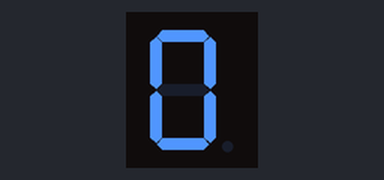
This sketch was run on a simulated Arduino Uno, built with avr-gcc and run on an emulated ATmega328P. Shown: 1-digit seven-segment display. Wiring (inferred from the names in the program): 1-digit 7-segment display, segments lit when HIGH: segments pin 13, pin 12, pin 11, pin 10, pin 9, pin 8, pin 7. The segment pins are drawn as the display they are named for.

Above: at 0.1 s.
At 10.1 s:
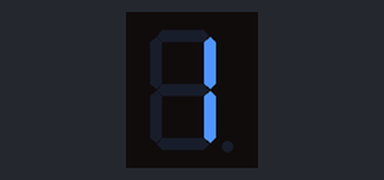
At 30.1 s:
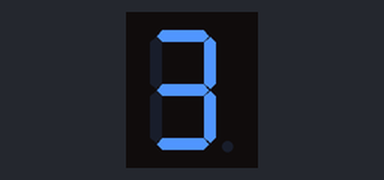
At 60.1 s:
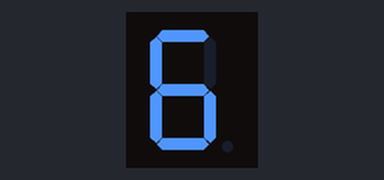
At 90.1 s:
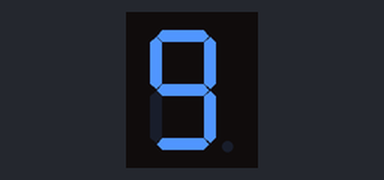
At 120.1 s:
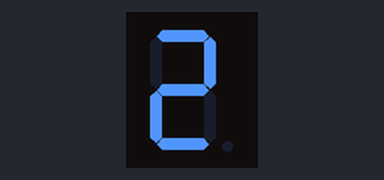

Measured:
- what the display in image 1 shows lasts 10.0 s, from 10.0 s to 20.0 s

The sketch:

DISPLAY_7_SEGMENTOS.ino
```cpp
//VARIABLES PARA ENCENDIDO DE LEDS NUMEROS EN UN DISPLAY DE 7 SEGMENTOS
int a = 13;
int b = 12;
int c = 11;
int d = 10;
int e = 9;
int f = 8;
int g = 7;

void setup() {
  // put your setup code here, to run once:
  pinMode(a, OUTPUT);
  pinMode(b, OUTPUT);
  pinMode(c, OUTPUT);
  pinMode(d, OUTPUT);
  pinMode(e, OUTPUT);
  pinMode(f, OUTPUT);
  pinMode(g, OUTPUT);
}

void loop() {
  // MANESILLAS DEL RELOJ
  //Numero 0
  digitalWrite(a,HIGH);
  digitalWrite(b,HIGH);
  digitalWrite(c,HIGH);
  digitalWrite(d,HIGH);
  digitalWrite(e,HIGH);
  digitalWrite(f,HIGH);
  digitalWrite(g,LOW);
  delay(10000);//esperar 1 segundo
  //Numero 1
  digitalWrite(a,LOW);
  digitalWrite(b,HIGH);
  digitalWrite(c,HIGH);
  digitalWrite(d,LOW);
  digitalWrite(e,LOW);
  digitalWrite(f,LOW);
  digitalWrite(g,LOW);
  delay(10000);//esperar 1 segundo
  //Numero 2
  digitalWrite(a,HIGH);
  digitalWrite(b,HIGH);
  digitalWrite(c,LOW);
  digitalWrite(d,HIGH);
  digitalWrite(e,HIGH);
  digitalWrite(f,LOW);
  digitalWrite(g,HIGH);
  delay(10000);//esperar 1 segundo
  //Numero 3
  digitalWrite(a,HIGH);
  digitalWrite(b,HIGH);
  digitalWrite(c,HIGH);
  digitalWrite(d,HIGH);
  digitalWrite(e,LOW);
  digitalWrite(f,LOW);
  digitalWrite(g,HIGH);
  delay(10000);//esperar 1 segundo
  //Numero 4
  digitalWrite(a,LOW);
  digitalWrite(b,HIGH);
  digitalWrite(c,HIGH);
  digitalWrite(d,LOW);
  digitalWrite(e,LOW);
  digitalWrite(f,HIGH);
  digitalWrite(g,HIGH);
  delay(10000);//esperar 1 segundo
   //Numero 5
  digitalWrite(a,HIGH);
  digitalWrite(b,LOW);
  digitalWrite(c,HIGH);
  digitalWrite(d,HIGH);
  digitalWrite(e,LOW);
  digitalWrite(f,HIGH);
  digitalWrite(g,HIGH);
  delay(10000);//esperar 1 segundo
   //Numero 6
  digitalWrite(a,HIGH);
  digitalWrite(b,LOW);
  digitalWrite(c,HIGH);
  digitalWrite(d,HIGH);
  digitalWrite(e,HIGH);
  digitalWrite(f,HIGH);
  digitalWrite(g,HIGH);
  delay(10000);//esperar 1 segundo
   //Numero 7
  digitalWrite(a,HIGH);
  digitalWrite(b,HIGH);
  digitalWrite(c,HIGH);
  digitalWrite(d,LOW);
  digitalWrite(e,LOW);
  digitalWrite(f,LOW);
  digitalWrite(g,LOW);
  delay(10000);//esperar 1 segundo
  //Numero 8
  digitalWrite(a,HIGH);
  digitalWrite(b,HIGH);
  digitalWrite(c,HIGH);
  digitalWrite(d,HIGH);
  digitalWrite(e,HIGH);
  digitalWrite(f,HIGH);
  digitalWrite(g,HIGH);
  delay(10000);//esperar 1 segundo
   //Numero 9
  digitalWrite(a,HIGH);
  digitalWrite(b,HIGH);
  digitalWrite(c,HIGH);
  digitalWrite(d,HIGH);
  digitalWrite(e,LOW);
  digitalWrite(f,HIGH);
  digitalWrite(g,HIGH);
  delay(10000);//esperar 1 segundo
}
```
